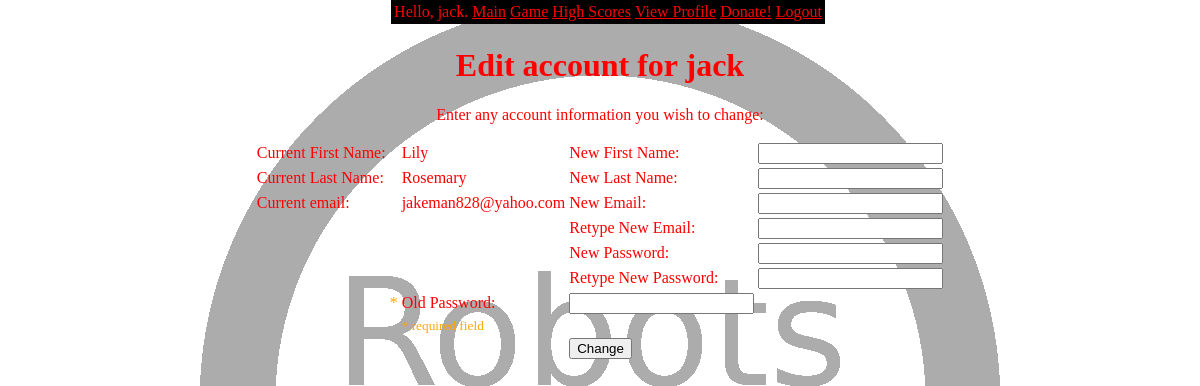
Page /resources/editProfile.php (signed in) on the committed database.
### tables this page shows
CREATE TABLE `robots` (
  `username` char(25) NOT NULL DEFAULT '',
  `password` char(32) DEFAULT NULL,
  `firstname` char(25) DEFAULT NULL,
  `question` char(50) DEFAULT NULL,
  `answer` char(25) DEFAULT NULL,
  `lastname` char(25) DEFAULT NULL,
  `email` char(128) DEFAULT NULL,
  `amountDonated` float unsigned NOT NULL,
  `safeTeleports` int(10) unsigned NOT NULL,
  PRIMARY KEY (`username`)
);

### resources/editProfile.php (the view, shortened to what this page needs)
<?php include('session.php');
 $username = $_SESSION['username'];
?>
<!DOCTYPE html PUBLIC "-//W3C//DTD XHTML 1.0 Strict//EN" "http://www.w3.org/TR/xhtml1/DTD/xhtml1-strict.dtd">
<html xmlns="http://www.w3.org/1999/xhtml" xml:lang="en" lang="en">
 <head>
  <link rel="stylesheet" type="text/css" href="master.css"/>
  <link rel="stylesheet" type="text/css" href="form.css"/>
 </head>
 <body>
  <div class="header">
   <table>
    <tr>
     <td>Hello, <?php echo $_SESSION['username']; ?>.</td>
     <td><a href="main.php">Main             </a>    </td>
     <td><a href="robots.php">Game           </a>    </td>
     <td><a href="highScores.php">High Scores</a>    </td>
     <td><a href="profile.php">View Profile  </a>    </td>
     <td><a href="donate.php">Donate!        </a>    </td>
     <td><a href="logout.php">Logout         </a>    </td>
    </tr>
   </table>
  </div>
  <br/>
  <h1>Edit account for <?php echo $username; ?></h1>
  <p>Enter any account information you wish to change:</p>
  <?php
   $query = sprintf("SELECT username, firstname, lastname, email FROM robots WHERE username='%s'",
       mysql_real_escape_string($username));
   $result = mysql_query($query);
   if($result) {
    if($row = mysql_fetch_array($result, MYSQL_ASSOC)) {
     $firstname = $row['firstname'];
     $lastname  = $row['lastname'];
     $email     = $row['email'];
    }
  ?>
  <form action="<?php echo $_SERVER['PHP_SELF']; ?>" method="post">
   <table>
    <tr>
     <td>Current First Name:</td>
     <td/>
     <td><?php echo $firstname; ?></td>
     <td><label for="new_firstname">New First Name:</label></td>
     <td><input type="text" name="new_firstname" maxlength="25"/></td>
    </tr>
    <tr>
     <td>Current Last Name: </td>
     <td/>
     <td><?php echo $lastname; ?></td>
     <td><label for="new_lastname">New Last Name:</label></td>
     <td><input type="text" name="new_lastname" maxlength="25"/></td>
    </tr>
    <tr>
     <td>Current email:</td>
     <td/>
     <td><?php echo $email; ?></td>
     <td><label for="new_email1">New Email:</label></td>
     <td><input type="text" name="new_email1" maxlength="128"/></td>
    </tr>
    <tr>
     <td/>
     <td/>
     <td/>
     <td><label for="new_email2">Retype New Email:</label></td>
     <td><input type="text" name="new_email2" maxlength="128"/></td>
    </tr>
 	<tr>
     <td/>
     <td/>
     <td/>
     <td><label for="new_password1">New Password:</label></td>
     <td><input type="password" name="new_password1" maxlength="25" /></td>
    </tr>
    <tr>
     <td/>
     <td/>
     <td/>
     <td><label for="new_password2">Retype New Password:</label></td>
     <td><input type="password" name="new_password2" maxlength="25"/></td>
    </tr>
    <tr>
     <td/>
     <td><div class="footnote">*</div></td>
     <td><label for="old_password">Old Password:</label></td>
     <td><input type="password" name="old_password" maxlength="25"/></td>
    </tr>
    <tr>
     <td/>
     <td/>
     <td><small><div class="footnote">* required field</div></small></td>
    </tr>
    <tr>
     <td/>
     <td/>
     <td/>
     <td><button type="submit" name="submit">Change</button></td>
    </tr>
   </table>
  </form>
  <?php
   }
   else {
    echo "ERROR: Could not get user info!!!";
   }
  ?>
 </body>
</html>

### resources/master.css (style rules this page uses)
html { background-image:url("background.png"); background-repeat:no-repeat; background-position:center; background-attachment:fixed; }
body { text-align:center; text-decoration:bold; color:red; }
h1 { size:48; }
a { text-decoration:underline; }
a:link, a:visited { color:red; }
table { margin: 0 auto; text-align:left; }
div.header { top:0; width:100%; position:fixed; }
div.header table { background-color:black; }

### resources/form.css (style rules this page uses)
div.footnote { color:#FFA500; font-size:8; }

### rows in the picture
robots: firstname "Lily", lastname "Rosemary", email "jakeman828@yahoo.com"

### other values in the picture
$_SESSION['username'] "jack"
$username "jack"
